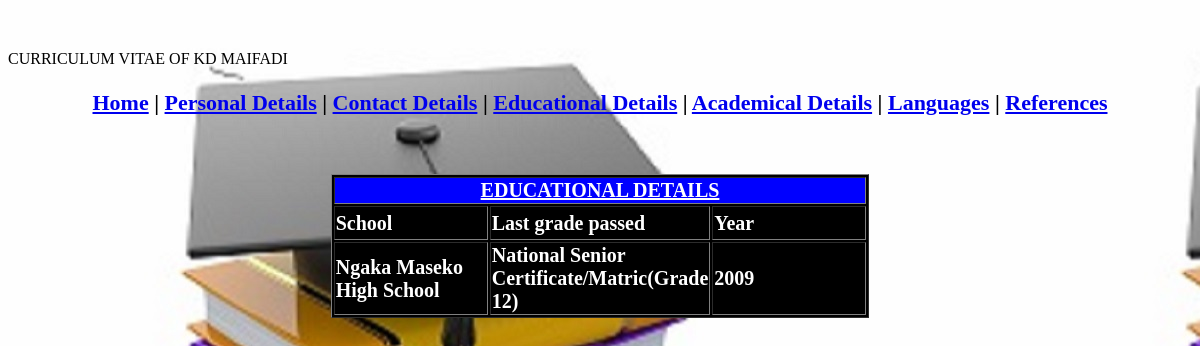
Screenshot of /educational.php with the database file from the repository.
### tables this page shows
CREATE TABLE IF NOT EXISTS `education` (
  `school` varchar(100) NOT NULL,
  `last_grade` varchar(200) NOT NULL,
  `year` varchar(4) NOT NULL
);

### educational.php (the view, shortened to what this page needs)
<!DOCTYPE html PUBLIC "-//W3C//DTD XHTML 1.0 Transitional//EN" "http://www.w3.org/TR/xhtml1/DTD/xhtml1-transitional.dtd">
<html xmlns="http://www.w3.org/1999/xhtml">
<head>
<link rel="stylesheet" type="text/css" href="login.css" media="all" />
</head>
<body background="bgPicture.jpg">
	<p id="header">
		<?php
			include("header.php");
		?>
	</p>
	<p align="center" id="links">
		<a href="index.php">Home<a>    |
		<a href="personalDetails.php">Personal Details<a>    |
		<a href="Contact.php">Contact Details<a>    |
		<a href="educational.php">Educational Details<a>    |
		<a href="academic.php">Academical Details<a>    |
		<a href="languages.php">Languages<a>    |
		<a href="references.php">References<a>
	</p>
	<br />
	<br />
	<?php
		include("db_connection.php");
		$query = "select * from education";
		$results = $db->query($query);
		$num_result = $results->num_rows;
		print "<div id=\"content\">";
			echo "<table align=\"center\" border=\"1\" bgcolor=\"black\">\n
					<tr>
						<td align=\"center\" colspan=\"3\" bgcolor=\"blue\">
							<strong><u>EDUCATIONAL DETAILS</u></strong>
						</td>
					</tr>";
			for ($i=0; $i<$num_result; $i++) {
			$row = $results->fetch_assoc();
			echo "<tr>
					<td width=\"150\" height=\"30\">".$row[0]=$row['school']."</td>
					<td width=\"150\" height=\"30\">".$row[1]=$row['last_grade']."</td>
					<td width=\"150\" height=\"30\">".$row[2]=$row['year']."</td>
					</tr>";
			}
			echo "</table>";
		print "</div>";
	?>
</body>
</html>

### login.css (style rules this page uses)
#header { font-size: 50px; color: green; }
#links { font-size: 22px; color: black; font-weight: bold; }
#content { font-size: 20px; color: white; font-weight: bold; }

### rows the page displays
education: school "School", last_grade "Last grade passed", year "Year"
education: school "Ngaka Maseko High School", last_grade "National Senior Certificate/Matric(Grade 12)", year "2009"
